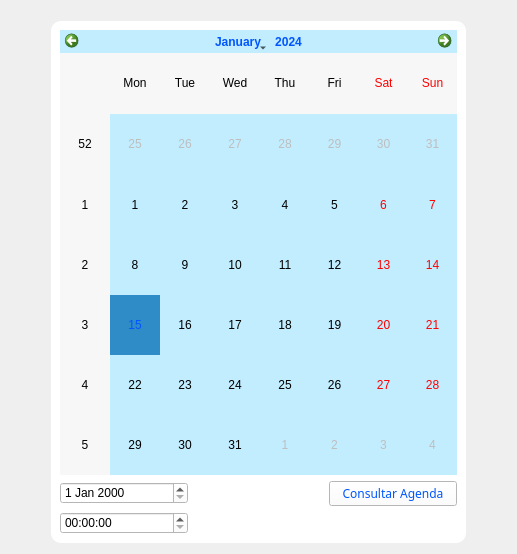
        <widget class="QWidget" name="Tbox_AgendaPage1">
         <layout class="QGridLayout" name="gridLayout_11">
          <item row="0" column="0">
           <spacer name="horizontalSpacer">
            <property name="orientation">
             <enum>Qt::Horizontal</enum>
            </property>
            <property name="sizeHint" stdset="0">
             <size>
              <width>40</width>
              <height>20</height>
             </size>
            </property>
           </spacer>
          </item>
          <item row="0" column="2">
           <spacer name="horizontalSpacer_2">
            <property name="orientation">
             <enum>Qt::Horizontal</enum>
            </property>
            <property name="sizeHint" stdset="0">
             <size>
              <width>40</width>
              <height>20</height>
             </size>
            </property>
           </spacer>
          </item>
          <item row="0" column="1">
           <widget class="QFrame" name="frame_8">
            <property name="minimumSize">
             <size>
              <width>415</width>
              <height>532</height>
             </size>
            </property>
            <property name="maximumSize">
             <size>
              <width>415</width>
              <height>532</height>
             </size>
            </property>
            <property name="styleSheet">
             <string notr="true">QFrame{
background-image: url(:/Backgrounds/Icons/Backgrounds/Sorriso.jpg);
border-radius:10px;
}

QLineEdit{
background-color: rgb(255, 255, 255);
font: 8pt &quot;Lucida Calligraphy&quot;;
}

QRadioButton{
background-color: rgb(255, 255, 255);
font: 8pt &quot;Lucida Calligraphy&quot;;
}</string>
            </property>
            <property name="frameShape">
             <enum>QFrame::StyledPanel</enum>
            </property>
            <property name="frameShadow">
             <enum>QFrame::Raised</enum>
            </property>
            <layout class="QGridLayout" name="gridLayout_4">
             <property name="leftMargin">
              <number>0</number>
             </property>
             <property name="topMargin">
              <number>10</number>
             </property>
             <property name="rightMargin">
              <number>0</number>
             </property>
             <property name="bottomMargin">
              <number>0</number>
             </property>
             <property name="spacing">
              <number>0</number>
             </property>
             <item row="0" column="0" colspan="3">
              <widget class="QFrame" name="frame_6">
               <property name="styleSheet">
                <string notr="true">background-color: rgb(255, 255, 255);</string>
               </property>
               <property name="frameShape">
                <enum>QFrame::StyledPanel</enum>
               </property>
               <property name="frameShadow">
                <enum>QFrame::Raised</enum>
               </property>
               <layout class="QGridLayout" name="gridLayout_10">
                <item row="3" column="0">
                 <widget class="QTimeEdit" name="timeEdit"/>
                </item>
                <item row="2" column="2">
                 <widget class="QPushButton" name="BT_Consultar_Agenda">
                  <property name="minimumSize">
                   <size>
                    <width>0</width>
                    <height>20</height>
                   </size>
                  </property>
                  <property name="font">
                   <font>
                    <family>Lucida Calligraphy</family>
                    <pointsize>9</pointsize>
                    <italic>false</italic>
                    <bold>false</bold>
                   </font>
                  </property>
                  <property name="cursor">
                   <cursorShape>PointingHandCursor</cursorShape>
                  </property>
                  <property name="styleSheet">
                   <string notr="true">QPushButton{
color: rgb(0, 85, 255);
font: 9pt &quot;Lucida Calligraphy&quot;;
background-color: rgb(255, 255, 255);
}

QPushButton:hover{
background-image: url(:/Backgrounds/Icons/Backgrounds/Yellow.jpg);
color:rgb(255,255,255);
border:15px;
}</string>
                  </property>
                  <property name="text">
                   <string>Consultar Agenda</string>
                  </property>
                 </widget>
                </item>
                <item row="1" column="0" colspan="3">
                 <widget class="QCalendarWidget" name="Calendario">
                  <property name="styleSheet">
                   <string notr="true">background-color: rgb(193, 237, 255);
selection-color: rgb(0, 85, 255);</string>
                  </property>
                 </widget>
                </item>
                <item row="2" column="0">
                 <widget class="QDateEdit" name="dateEdit"/>
                </item>
               </layout>
              </widget>
             </item>
            </layout>
           </widget>
          </item>
         </layout>
        </widget>
